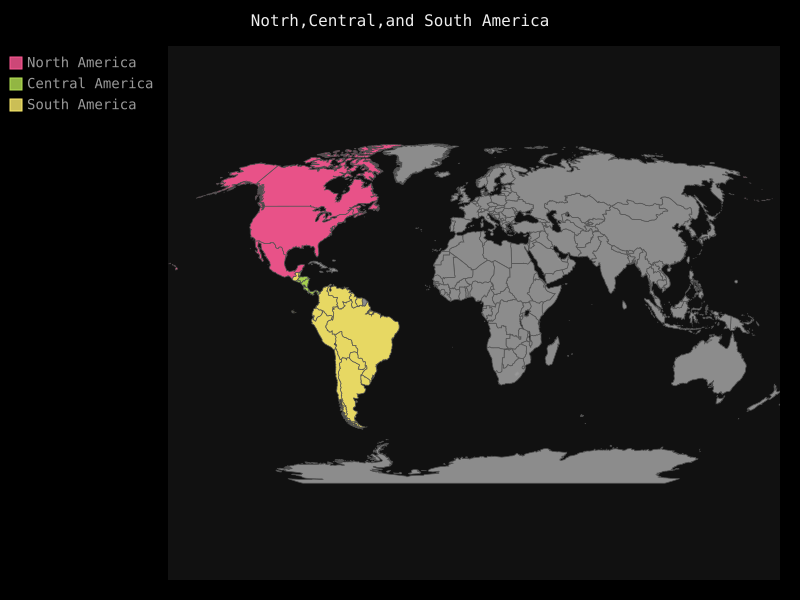

The Python source for this figure:
import pygal

wm = pygal.Worldmap()
wm.title = 'Notrh,Central,and South America'

wm.add('North America',['ca','mx','us'])
wm.add('Central America',['bz','cr','gt','hn','ni','pa','sv'])
wm.add('South America',['ar','bo','br','cl','co','ec','gt','gy','pe','py','sr','uy','ve'])
wm.render_to_file('americas.svg')
